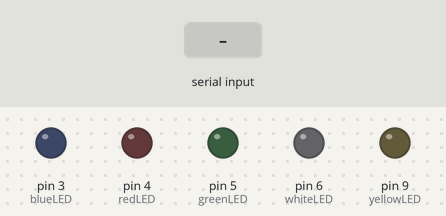
Simulated run of this sketch. Board: Arduino Uno, built with avr-gcc and run on an emulated ATmega328P. Shown: output pins drawn as LEDs (lit = HIGH). The test bench sets the inputs (shaded band). What the sketch prints to the serial monitor is not drawn.

Above: at 1.2 s.
1.3 s: "red" received over Serial
At 3.2 s:
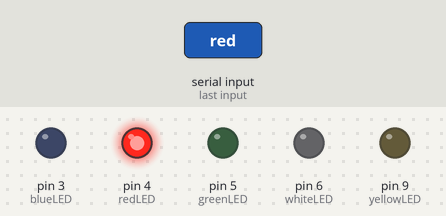
3.8 s: "green" received over Serial
At 5.1 s:
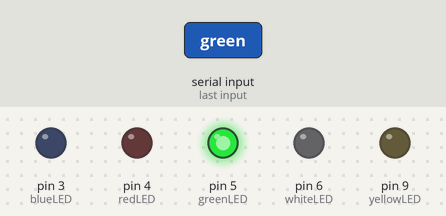
6.3 s: "blue" received over Serial
At 8.2 s:
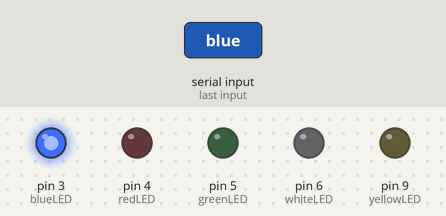
8.8 s: "yellow" received over Serial
At 10.2 s:
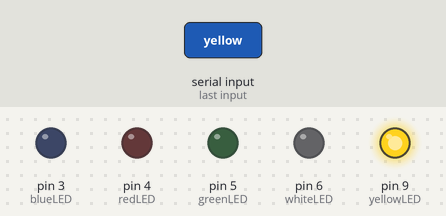
11.3 s: "white" received over Serial
At 13.2 s:
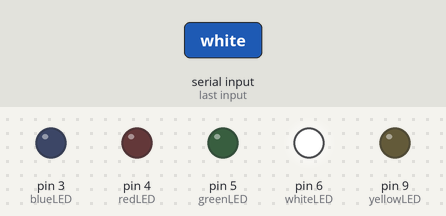
Timing chart, 0 to 14.7 s (numbered marks = the images above; inputs shaded):
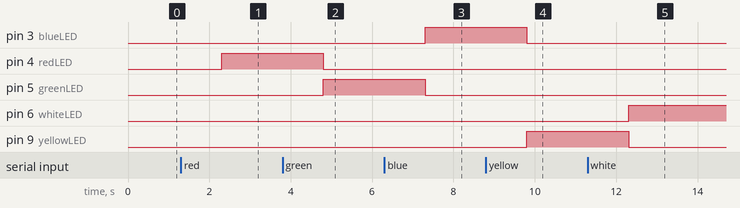

Measured:
- after the input at 1.3 s, pin 4 (redLED): LOW → HIGH after 1.0 s
- after the input at 3.8 s, pin 4 (redLED): HIGH → LOW after 1.0 s; pin 5 (greenLED): LOW → HIGH after 1.0 s
- after the input at 6.3 s, pin 3 (blueLED): LOW → HIGH after 1.0 s; pin 5 (greenLED): HIGH → LOW after 1.0 s
- after the input at 8.8 s, pin 3 (blueLED): HIGH → LOW after 1.0 s; pin 9 (yellowLED): LOW → HIGH after 1.0 s
- after the input at 11.3 s, pin 6 (whiteLED): LOW → HIGH after 1.0 s; pin 9 (yellowLED): HIGH → LOW after 1.0 s

The sketch:

If-Statement.ino
```cpp
/*
  If-Statement
  Dondon Herrera
  TECH1102
*/

const int blueLED = 3;
const int redLED = 4;
const int greenLED = 5;
const int whiteLED = 6;
const int yellowLED = 9;

void setup() {
  pinMode(blueLED, OUTPUT);
  pinMode(redLED, OUTPUT);
  pinMode(greenLED, OUTPUT);
  pinMode(whiteLED, OUTPUT);
  pinMode(yellowLED, OUTPUT);

  Serial.begin(9600);

  Serial.println("Enter color (red, green, blue, yellow, white)");
}

void loop() {
  if (Serial.available() > 0) {
    String userInput = Serial.readString();
    userInput.trim();

    digitalWrite(redLED, LOW);
    digitalWrite(greenLED, LOW);
    digitalWrite(blueLED, LOW);
    digitalWrite(yellowLED, LOW);
    digitalWrite(whiteLED, LOW);

    if (userInput.equalsIgnoreCase("red"))
    {
      digitalWrite(redLED, HIGH);
    }
    else if (userInput.equalsIgnoreCase("green"))
    {
      digitalWrite(greenLED, HIGH);
    }
    else if (userInput.equalsIgnoreCase("blue"))
    {
      digitalWrite(blueLED, HIGH);
    }
    else if (userInput.equalsIgnoreCase("yellow"))
    {
      digitalWrite(yellowLED, HIGH);
    }
    else if (userInput.equalsIgnoreCase("white"))
    {
      digitalWrite(whiteLED, HIGH);
    }
    else
    {
      Serial.println("Invalid input.");
    }
  }
}
```
